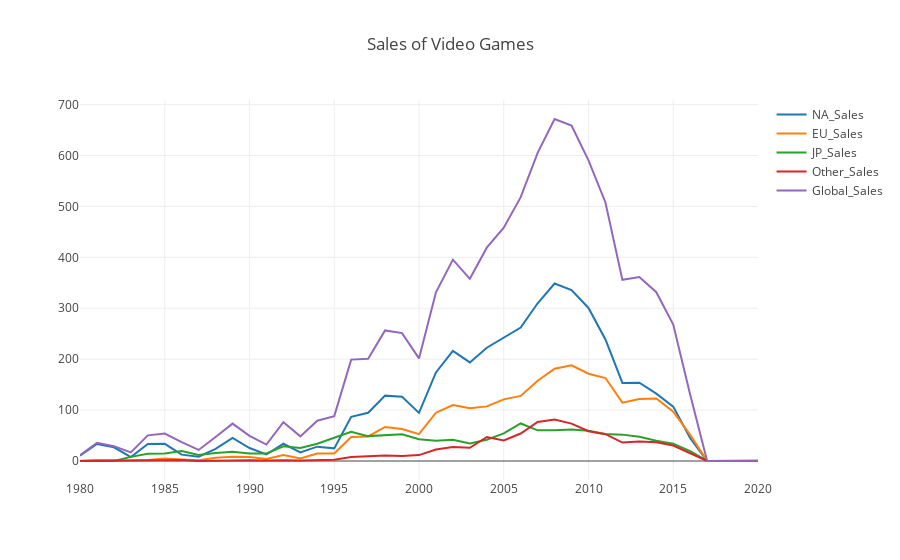

Write notebook code for a chart like this one.
### Code cell
plotly_line_plot(
    df1,
    title = 'Sales of Video Games'
)
